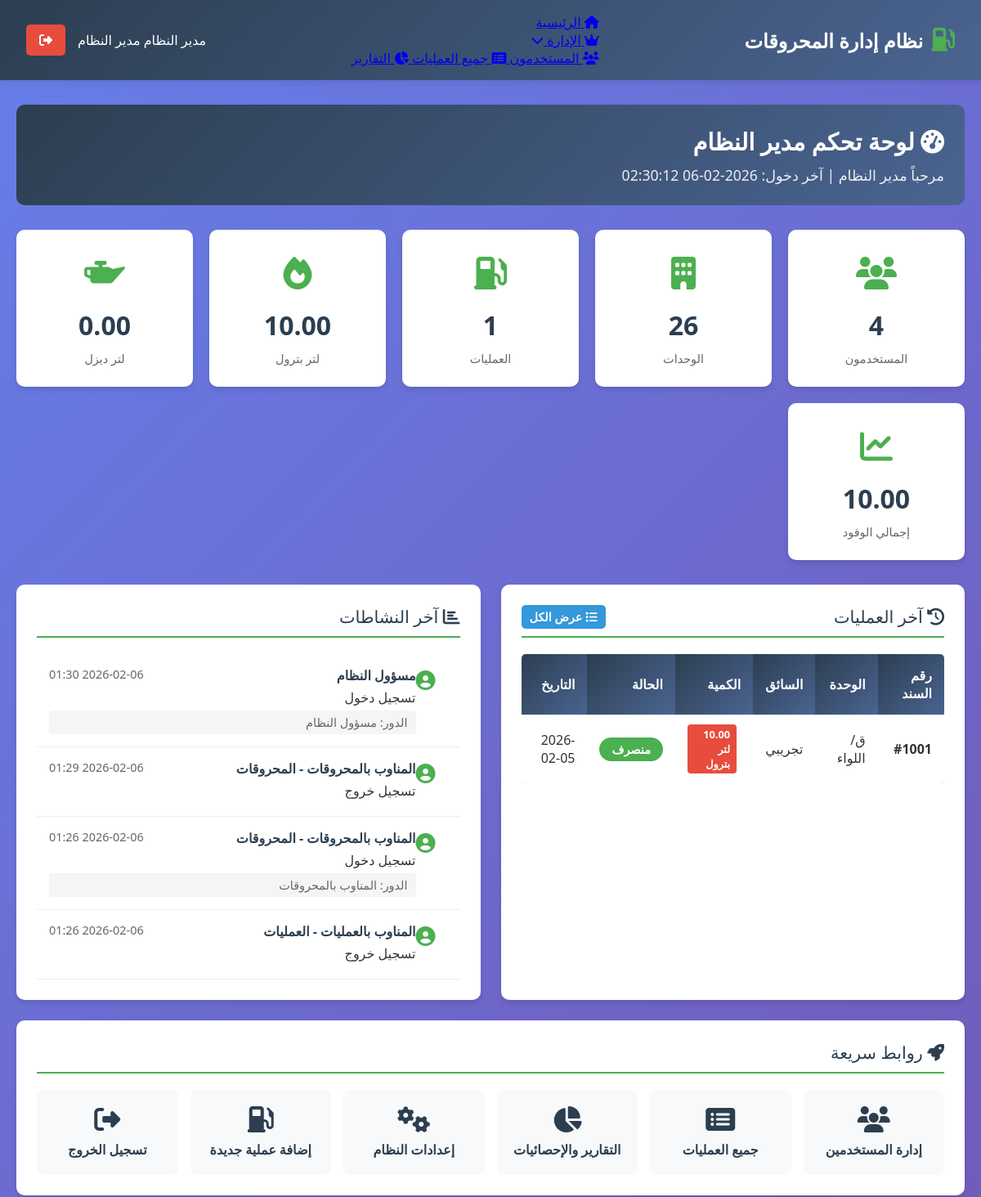
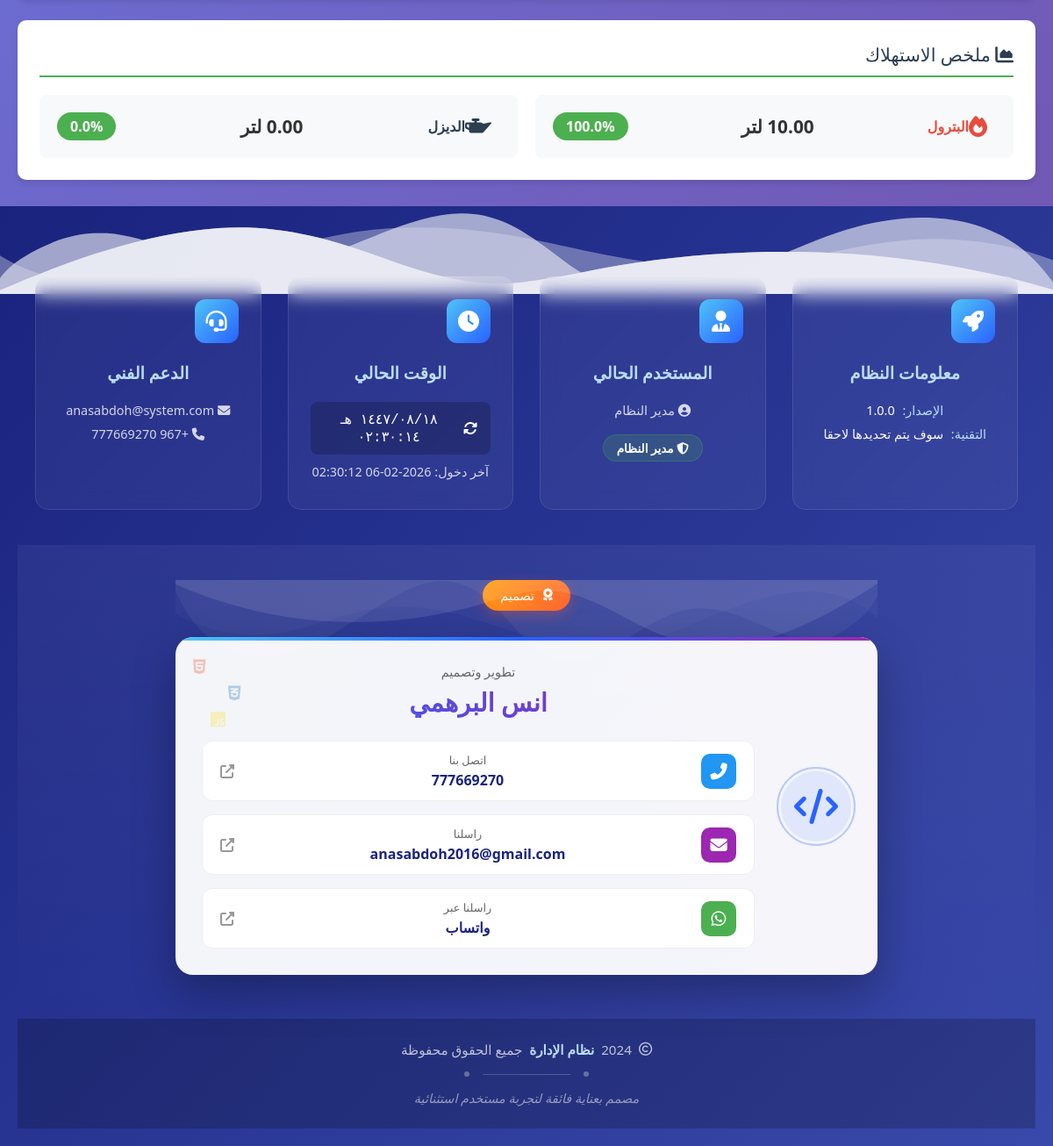
The page /admin/dashboard (signed in) on the database its author committed (2 pictures, top to bottom).
### tables this page shows
CREATE TABLE fuel_operations (
        id INTEGER PRIMARY KEY AUTOINCREMENT,
        operation_date TEXT NOT NULL,
        unit_id INTEGER NOT NULL,
        driver_name TEXT NOT NULL,
        vehicle_type TEXT NOT NULL,
        petrol_quantity REAL DEFAULT 0,
        diesel_quantity REAL DEFAULT 0,
        operation_officer TEXT,
        receipt_status_id INTEGER,
        receipt_number INTEGER UNIQUE,
        dispense_type_id INTEGER,
        purpose TEXT,
        month TEXT,
        notes TEXT,
        user_id INTEGER,
        created_at TIMESTAMP DEFAULT CURRENT_TIMESTAMP,
        updated_at TIMESTAMP DEFAULT CURRENT_TIMESTAMP,
        FOREIGN KEY (unit_id) REFERENCES units(id),
        FOREIGN KEY (user_id) REFERENCES users(id),
        FOREIGN KEY (dispense_type_id) REFERENCES dispense_types(id),
        FOREIGN KEY (receipt_status_id) REFERENCES receipt_statuses(id)
    );

CREATE TABLE units (
        id INTEGER PRIMARY KEY AUTOINCREMENT,
        name TEXT NOT NULL UNIQUE,
        code TEXT UNIQUE,
        is_active BOOLEAN DEFAULT 1
    );

CREATE TABLE receipt_statuses (
        id INTEGER PRIMARY KEY AUTOINCREMENT,
        name TEXT NOT NULL UNIQUE,
        color_code TEXT
    );

CREATE TABLE activity_logs (
        id INTEGER PRIMARY KEY AUTOINCREMENT,
        user_id INTEGER NOT NULL,
        action TEXT NOT NULL,
        table_name TEXT,
        record_id INTEGER,
        details TEXT,
        ip_address TEXT,
        created_at TIMESTAMP DEFAULT CURRENT_TIMESTAMP,
        FOREIGN KEY (user_id) REFERENCES users(id)
    );

CREATE TABLE users (
        id INTEGER PRIMARY KEY AUTOINCREMENT,
        username TEXT NOT NULL UNIQUE,
        password TEXT NOT NULL,
        name TEXT NOT NULL,
        role TEXT NOT NULL,
        unit_id INTEGER,
        is_active BOOLEAN DEFAULT 1,
        created_at TIMESTAMP DEFAULT CURRENT_TIMESTAMP,
        FOREIGN KEY (unit_id) REFERENCES units(id)
    );

### app.py (the view)
@app.route('/admin/dashboard')
@login_required
@role_required('مدير النظام')
def admin_dashboard():
    conn = get_db_connection()
    total_users = conn.execute('SELECT COUNT(*) FROM users').fetchone()[0]
    total_units = conn.execute('SELECT COUNT(*) FROM units WHERE is_active = 1').fetchone()[0]
    total_operations = conn.execute('SELECT COUNT(*) FROM fuel_operations').fetchone()[0]
    total_petrol = conn.execute('SELECT COALESCE(SUM(petrol_quantity), 0) FROM fuel_operations').fetchone()[0]
    total_diesel = conn.execute('SELECT COALESCE(SUM(diesel_quantity), 0) FROM fuel_operations').fetchone()[0]
    recent_operations = conn.execute('''
        SELECT f.*, u.name as unit_name, r.name as status_name, r.color_code as status_color
        FROM fuel_operations f
        JOIN units u ON f.unit_id = u.id
        JOIN receipt_statuses r ON f.receipt_status_id = r.id
        ORDER BY f.created_at DESC LIMIT 10
    ''').fetchall()
    recent_activities = conn.execute('''
        SELECT a.*, u.name as user_name
        FROM activity_logs a
        JOIN users u ON a.user_id = u.id
        ORDER BY a.created_at DESC LIMIT 10
    ''').fetchall()
    conn.close()
    return render_template('admin/dashboard.html',
                         total_users=total_users,
                         total_units=total_units,
                         total_operations=total_operations,
                         total_petrol=total_petrol,
                         total_diesel=total_diesel,
                         recent_operations=recent_operations,
                         recent_activities=recent_activities)

### templates/admin/dashboard.html (shortened to what this page needs)
{% extends "layout.html" %}
{% block content %}
<div class="dashboard-header">
    <h1><i class="fas fa-tachometer-alt"></i> لوحة تحكم مدير النظام</h1>
    <p>مرحباً {{ session.user_name }} | آخر دخول: {{ session.get('last_login', 'الآن') }}</p>
</div>
<div class="stats-grid">
    <div class="stat-card">
        <div class="stat-icon">
            <i class="fas fa-users"></i>
        </div>
        <div class="stat-number">{{ total_users }}</div>
        <div class="stat-label">المستخدمون</div>
    </div>
    <div class="stat-card">
        <div class="stat-icon">
            <i class="fas fa-building"></i>
        </div>
        <div class="stat-number">{{ total_units }}</div>
        <div class="stat-label">الوحدات</div>
    </div>
    <div class="stat-card">
        <div class="stat-icon">
            <i class="fas fa-gas-pump"></i>
        </div>
        <div class="stat-number">{{ total_operations }}</div>
        <div class="stat-label">العمليات</div>
    </div>
    <div class="stat-card">
        <div class="stat-icon">
            <i class="fas fa-fire"></i>
        </div>
        <div class="stat-number">{{ "%.2f"|format(total_petrol) }}</div>
        <div class="stat-label">لتر بترول</div>
    </div>
    <div class="stat-card">
        <div class="stat-icon">
            <i class="fas fa-oil-can"></i>
        </div>
        <div class="stat-number">{{ "%.2f"|format(total_diesel) }}</div>
        <div class="stat-label">لتر ديزل</div>
    </div>
    <div class="stat-card">
        <div class="stat-icon">
            <i class="fas fa-chart-line"></i>
        </div>
        <div class="stat-number">{{ "%.2f"|format(total_petrol + total_diesel) }}</div>
        <div class="stat-label">إجمالي الوقود</div>
    </div>
</div>
<div class="grid grid-2">
    <div class="card">
        <div class="card-title">
            <i class="fas fa-history"></i> آخر العمليات
            <a href="{{ url_for('admin_operations') }}" class="btn btn-secondary btn-sm" style="float: left;">
                <i class="fas fa-list"></i> عرض الكل
            </a>
        </div>
        <div class="table-container">
            <table class="table">
                <thead>
                    <tr>
                        <th>رقم السند</th>
                        <th>الوحدة</th>
                        <th>السائق</th>
                        <th>الكمية</th>
                        <th>الحالة</th>
                        <th>التاريخ</th>
                    </tr>
                </thead>
                <tbody>
                    {% for op in recent_operations %}
                    <tr>
                        <td><strong>#{{ op.receipt_number }}</strong></td>
                        <td>{{ op.unit_name }}</td>
                        <td>{{ op.driver_name }}</td>
                        <td>
                            {% if op.petrol_quantity > 0 %}
                            <span class="badge petrol-badge">{{ "%.2f"|format(op.petrol_quantity) }} لتر بترول</span>
                            {% endif %}
                        </td>
                        <td>
                            <span class="status-badge" style="background-color: {{ op.status_color }};">
                                {{ op.status_name }}
                            </span>
                        </td>
                        <td>{{ op.operation_date }}</td>
                    </tr>
                    {% else %}
                    <tr>
                        <td colspan="6" class="text-center">لا توجد عمليات</td>
                    </tr>
                    {% endfor %}
                </tbody>
            </table>
        </div>
    </div>
    <div class="card">
        <div class="card-title">
            <i class="fas fa-chart-bar"></i> آخر النشاطات
        </div>
        <div class="activity-list">
            {% for activity in recent_activities %}
            <div class="activity-item">
                <div class="activity-icon">
                    <i class="fas fa-user-circle"></i>
                </div>
                <div class="activity-content">
                    <div class="activity-header">
                        <span class="activity-user">{{ activity.user_name }}</span>
                        <span class="activity-time">{{ activity.created_at[:16] }}</span>
                    </div>
                    <div class="activity-action">{{ activity.action }}</div>
                    {% if activity.details %}
                    <div class="activity-details">{{ activity.details }}</div>
                    {% endif %}
                </div>
            </div>
            {% else %}
            <div class="text-center" style="padding: 20px;">
                لا توجد نشاطات
            </div>
            {% endfor %}
        </div>
    </div>
</div>
<div class="card">
    <div class="card-title">
        <i class="fas fa-rocket"></i> روابط سريعة
    </div>
    <div class="quick-links">
        <a href="{{ url_for('admin_users') }}" class="quick-link">
            <i class="fas fa-users"></i>
            <span>إدارة المستخدمين</span>
        </a>
        <a href="{{ url_for('admin_operations') }}" class="quick-link">
            <i class="fas fa-list-alt"></i>
            <span>جميع العمليات</span>
        </a>
        <a href="{{ url_for('admin_reports') }}" class="quick-link">
            <i class="fas fa-chart-pie"></i>
            <span>التقارير والإحصائيات</span>
        </a>
        <a href="{{ url_for('system_manager_dashboard') }}" class="quick-link">
            <i class="fas fa-cogs"></i>
            <span>إعدادات النظام</span>
        </a>
        <a href="{{ url_for('fuel_operations') }}" class="quick-link">
            <i class="fas fa-gas-pump"></i>
            <span>إضافة عملية جديدة</span>
        </a>
        <a href="{{ url_for('logout') }}" class="quick-link">
            <i class="fas fa-sign-out-alt"></i>
            <span>تسجيل الخروج</span>
        </a>
    </div>
</div>
<div class="card">
    <div class="card-title">
        <i class="fas fa-chart-area"></i> ملخص الاستهلاك
    </div>
    <div class="consumption-summary">
        <div class="consumption-item">
            <div class="fuel-type petrol">
                <i class="fas fa-fire"></i>
                <span>البترول</span>
            </div>
            <div class="fuel-amount">{{ "%.2f"|format(total_petrol) }} لتر</div>
            <div class="fuel-percentage">
                {% set total = total_petrol + total_diesel %}
                {% if total > 0 %}
                {{ "%.1f"|format((total_petrol / total) * 100) }}%
                {% else %}
                0%
                {% endif %}
            </div>
        </div>
        <div class="consumption-item">
            <div class="fuel-type diesel">
                <i class="fas fa-oil-can"></i>
                <span>الديزل</span>
            </div>
            <div class="fuel-amount">{{ "%.2f"|format(total_diesel) }} لتر</div>
            <div class="fuel-percentage">
                {% set total = total_petrol + total_diesel %}
                {% if total > 0 %}
                {{ "%.1f"|format((total_diesel / total) * 100) }}%
                {% else %}
                0%
                {% endif %}
            </div>
        </div>
    </div>
</div>
{% endblock %}

### rows shown on the page
fuel_operations: receipt_number "1001", unit_name "ق/اللواء", driver_name "تجريبي", petrol_quantity "10.00", status_name "منصرف", operation_date "2026-02-05"
activity_logs: user_name "مسؤول النظام", created_at "2026-02-06 01:30", action "تسجيل دخول", details "الدور: مسؤول النظام"
activity_logs: user_name "المناوب بالمحروقات - المحروقات", created_at "2026-02-06 01:29", action "تسجيل خروج"
activity_logs: user_name "المناوب بالمحروقات - المحروقات", created_at "2026-02-06 01:26", action "تسجيل دخول", details "الدور: المناوب بالمحروقات"
activity_logs: user_name "المناوب بالعمليات - العمليات", created_at "2026-02-06 01:26", action "تسجيل خروج"

### other values the page prints
{{ session.user_name }} "مدير النظام"
{{ session.user_role }} "مدير النظام"
{{ session.get('last_login', 'الآن') }} "2026-02-06 02:30:12"
{{ total_users }} "4"
{{ total_units }} "26"
{{ total_operations }} "1"
{{ "%.2f"|format(total_petrol) }} "10.00"
{{ "%.2f"|format(total_diesel) }} "0.00"
{{ "%.2f"|format(total_petrol + total_diesel) }} "10.00"
{{ "%.1f"|format((total_petrol / total) * 100) }} "100.0"
{{ "%.1f"|format((total_diesel / total) * 100) }} "0.0"
{{ session.get('user_name', 'زائر') }} "مدير النظام"
{{ session.get('user_role', 'غير مسجل') }} "مدير النظام"
{{ session.get('last_login', 'غير متوفر')|default('غير متوفر', true) }} "2026-02-06 02:30:12"
